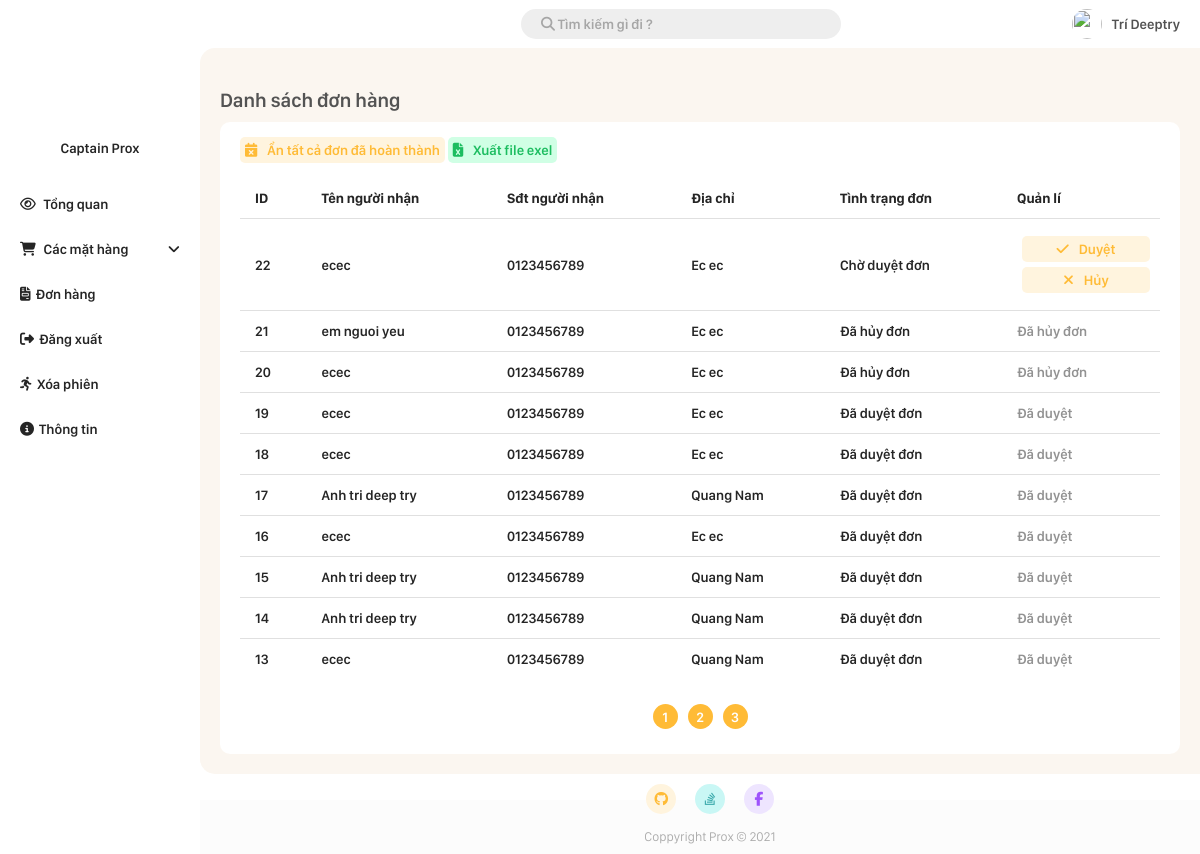
Screenshot of /Admin/bill.php (signed in) with the database file from the repository.
### tables this page shows
CREATE TABLE `bill` (
  `id` int(11) NOT NULL,
  `customer_id` int(11) NOT NULL,
  `time_order` datetime NOT NULL DEFAULT CURRENT_TIMESTAMP,
  `recipient_name` varchar(20) NOT NULL,
  `customer_phone` varchar(20) NOT NULL,
  `customer_address` varchar(30) NOT NULL,
  `note` varchar(30) NOT NULL,
  `status` tinyint(4) NOT NULL
);

### Admin/bill.php (the view, shortened to what this page needs)
<!DOCTYPE html>
<html lang="en">
<head>
    <link rel="stylesheet" href="./CSS/style.css?v=4.6">
</head>
<body>
    <?php
    $page = 1;
    $search = "";
    $number_of_post_query = "SELECT count(*) FROM bill WHERE (customer_id = '$search') OR (id = '$search') OR (recipient_name like '%$search%')";
    $post_array = mysqli_query($connect, $number_of_post_query);
    $result_array = mysqli_fetch_array($post_array);
    $number_of_post = $result_array['count(*)'];
    $number_post_per_page = 10;
    $number_of_page = ceil($number_of_post / $number_post_per_page);
    $number_of_skip_page = $number_post_per_page * ($page - 1);
    $querry = "SELECT * FROM bill WHERE (customer_id = '$search') OR (id = '$search') OR (recipient_name like '%$search%') ORDER BY id DESC LIMIT $number_post_per_page OFFSET $number_of_skip_page ";
    $result = mysqli_query($connect, $querry);
    ?>
    <div class="grid-container">
        <div class="container-header">
            <?php require_once "./root/navbar.php"; ?>
        </div>
        <div class="container-menu">
            <?php require_once "./root/sidebar.php"; ?>
        </div>
        <div class="container-main">
            <h1 class="main-title">Danh sách đơn hàng</h1>
            <div class="add-new-item">
                <a class="link-button" href="?hide=true"><i class="fas fa-calendar-times"></i>Ẩn tất cả đơn đã hoàn thành</a>
                <a class="link-button exel" href="./root/export_exel.php?bill=true"><i class="fas fa-file-excel"></i>Xuất file exel</a>
                <table class="styled-table">
                    <thead>
                        <tr>
                            <th>ID</th>
                            <th>Tên người nhận</th>
                            <th>Sđt người nhận</th>
                            <th>Địa chỉ</th>
                            <th>Tình trạng đơn</th>
                            <th>Quản lí</th>
                        </tr>
                    </thead>
                    <tbody>
                        <?php foreach ($result as $bill) { ?>
                            <tr>
                                <td><a href="./view-infomation/bill_detail.php?bill_detail=<?php echo $bill['id'] ?>"><?php echo $bill['id'] ?></a></td>
                                <td><a href="./view-infomation/bill_detail.php?bill_detail=<?php echo $bill['id'] ?>"><?php echo $bill['recipient_name'] ?></a></td>
                                <td><a href="./view-infomation/bill_detail.php?bill_detail=<?php echo $bill['id'] ?>"><?php echo $bill['customer_phone'] ?></a></td>
                                <td><a href="./view-infomation/bill_detail.php?bill_detail=<?php echo $bill['id'] ?>"><?php echo $bill['customer_address'] ?></a></td>
                                <td><a href="./view-infomation/bill_detail.php?bill_detail=<?php echo $bill['id'] ?>">
                                        <?php
                                        if ($bill['status'] == 1) {
                                            echo "Chờ duyệt đơn";
                                        } else if ($bill['status'] == 2) {
                                            echo "Đã duyệt đơn";
                                        } else if ($bill['status'] == 3) {
                                            echo "Đã hủy đơn";
                                        }
                                        ?>
                                    </a>
                                </td>
                                <td>
                                    <?php
                                    if ($bill['status'] == 1) {
                                        echo '<a class="link-button" href="?approve=' . $bill["id"] . '"><i class="fas fa-check"></i>Duyệt</a>';
                                        echo '<a class="link-button" href="?cancel=' . $bill["id"] . '"><i class="fas fa-times"></i></i>Hủy</a>';
                                    } else if ($bill['status'] == 2) {
                                        echo 'Đã duyệt';
                                    } else if ($bill['status'] == 3) {
                                        echo 'Đã hủy đơn';
                                    }
                                    ?>
                                </td>
                            </tr>
                        <?php } ?>
                    </tbody>
                </table>
                <div class="page_number_list">
                    <?php for ($i = 1; $i <= $number_of_page; $i++) { ?>
                        <div class="page_number">
                            <a href="?page=<?php echo $i; ?>&search=<?php echo $search; ?>">
                                <?php echo $i; ?>
                            </a>
                        </div>
                    <?php } ?>
                </div>
            </div>
        </div>
        <div class="container-footer">
            <?php require_once "./root/footer.php"; ?>
        </div>
    </div>
</body>
</html>

### Admin/CSS/style.css (style rules this page uses)
*,body { padding: 0px; margin: 0px; color: rgb(37, 37, 37); font-family: San Francisco Display, sans-serif ; }
body { background: rgb(252, 252, 252); }
.container-header { grid-area: header; position: -webkit-sticky; position: sticky; background-color: #fff; top: 0px; }
.container-menu { grid-area: menu; background: #fff; height: 100%; }
.container-main { grid-area: main; padding: 20px !important; border-radius: 15px 0px 0px 15px; background: #FBF6F0; }
.container-footer { grid-area: footer; margin: 10px 0px 10px 20px; }
.grid-container { display: grid; grid-template-areas: 'menu header header' 'menu main right' 'menu footer footer'; grid-template-rows: 6vh auto 10vh; grid-template-columns: 25vh auto 0vh; grid-gap: 0px; padding: 0px; height: 100vh; background: #fff; }
.grid-container > div { padding: 0; }
* { box-sizing: border-box; font-family: San Francisco Display, sans-serif; font-size: 14px; margin: 0; padding: 0; }
a { text-decoration: none; }
.main-title { font-size: 20px; font-weight: 600; color: rgb(83, 83, 83); margin: 20px 0px 10px 0px; }
.link-button { padding: 5px; width: 100%; color: #FFBB36; background-color: #FFF4DE; text-align: center; border-radius: 5px; font-weight: 600; background-position: 0% 0%; transition: 0.5s ease; }
.link-button i { color: #FFBB36; margin-right: 10px; transition: 0.5s ease-in-out; }
.page_number_list { display: flex; flex-direction: row; align-items: center; justify-content: center; margin-top: 10px; }
.page_number { background-color: #FFBB36; height: 25px; width: 25px; border-radius: 50%; display: flex; justify-content: center; align-items: center; margin: 5px; }
.page_number a { color: white; font-weight: 600; }
.add-new-item { padding: 20px; background-color: #fff; border-radius: 10px; width: 100%; max-width: 100%; animation: scale-animation 0.5s ease; }
::placeholder { color: black; opacity: 0.3; font-weight: 600; }
.styled-table thead tr { background-color: #ffffff; color: #ffffff !important; text-align: center; }
.styled-table th, .styled-table td { padding: 12px 15px; text-align: left; }
.styled-table td:first-child, .styled-table th:first-child { border-radius: 5px 0px 0px 5px; }
.styled-table td:last-child, .styled-table th:last-child { border-radius: 0 5px 5px 0; }
.styled-table tbody tr { background-color: #ffffff !important; border-top: 1px solid #e0e0e0 !important; }
.styled-table tbody tr td { color: #929292 !important; font-weight: 600; }
.styled-table tbody tr:nth-of-type(even) { background-color: #fff; }
.styled-table tbody tr:last-of-type { border-bottom: none; }
.styled-table { border-collapse: collapse; border-spacing:0 15px; font-size: 0.9em; font-family: sans-serif; min-width: 400px; width: 100%; margin: 20px 0px 20px 0px; }
.styled-table .link-button { display: block; margin: 5px; }
.exel { background: #d0ffe5 !important; color: #1CBD60 !important; }
.exel i { color: #1CBD60 !important; }

### rows the page displays
bill: id "22", recipient_name "ecec", customer_phone "0123456789", customer_address "Ec ec", status "Chờ duyệt đơn"
bill: id "21", recipient_name "em nguoi yeu", customer_phone "0123456789", customer_address "Ec ec", status "Đã hủy đơn"
bill: id "20", recipient_name "ecec", customer_phone "0123456789", customer_address "Ec ec", status "Đã hủy đơn"
bill: id "19", recipient_name "ecec", customer_phone "0123456789", customer_address "Ec ec", status "Đã duyệt đơn"
bill: id "18", recipient_name "ecec", customer_phone "0123456789", customer_address "Ec ec", status "Đã duyệt đơn"
bill: id "17", recipient_name "Anh tri deep try", customer_phone "0123456789", customer_address "Quang Nam", status "Đã duyệt đơn"
bill: id "16", recipient_name "ecec", customer_phone "0123456789", customer_address "Ec ec", status "Đã duyệt đơn"
bill: id "15", recipient_name "Anh tri deep try", customer_phone "0123456789", customer_address "Quang Nam", status "Đã duyệt đơn"
bill: id "14", recipient_name "Anh tri deep try", customer_phone "0123456789", customer_address "Quang Nam", status "Đã duyệt đơn"
bill: id "13", recipient_name "ecec", customer_phone "0123456789", customer_address "Quang Nam", status "Đã duyệt đơn"

### other values shown
$_SESSION['name'] "Trí Deeptry"
